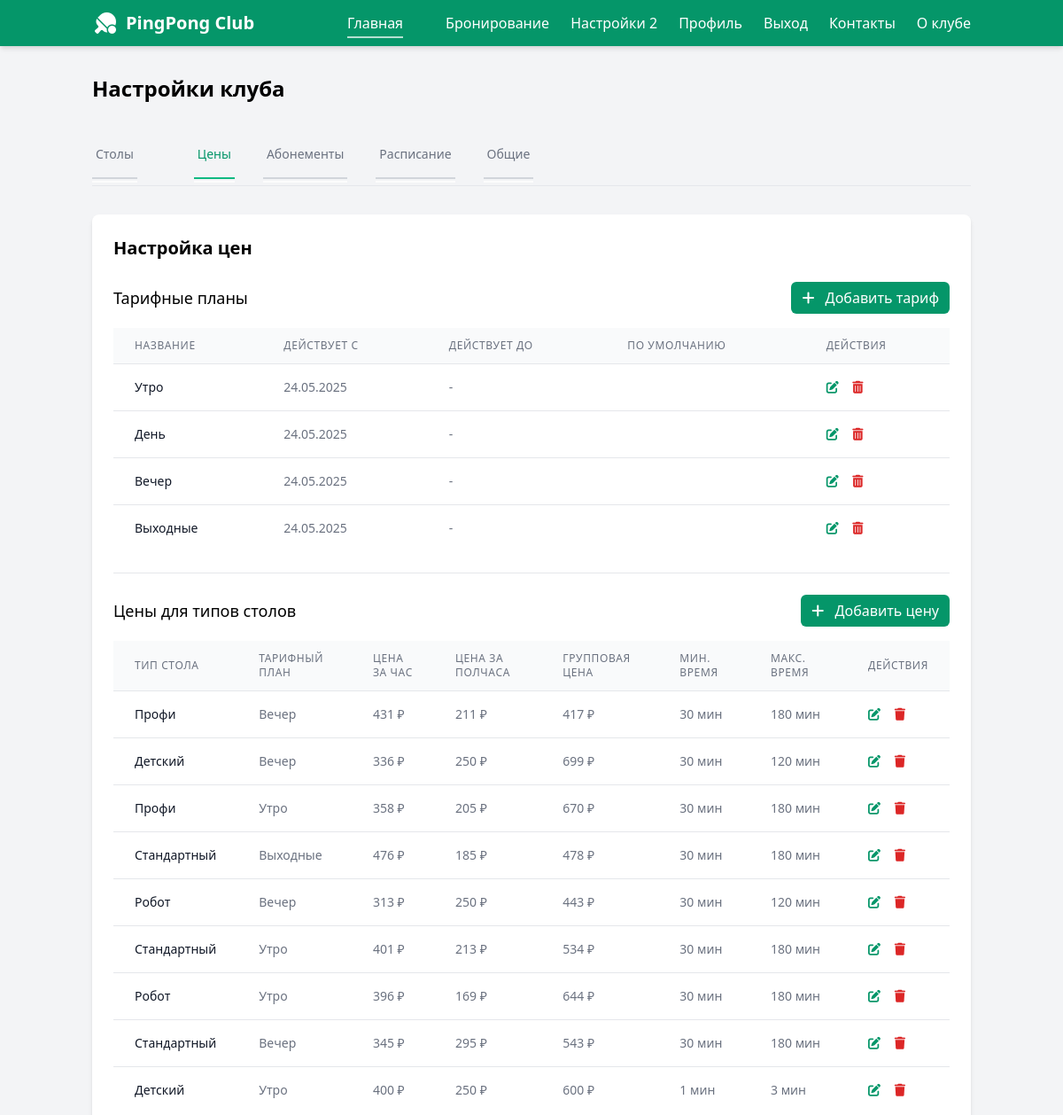
Before: /settings/pricing/ (signed in, upper part) with the older database file.
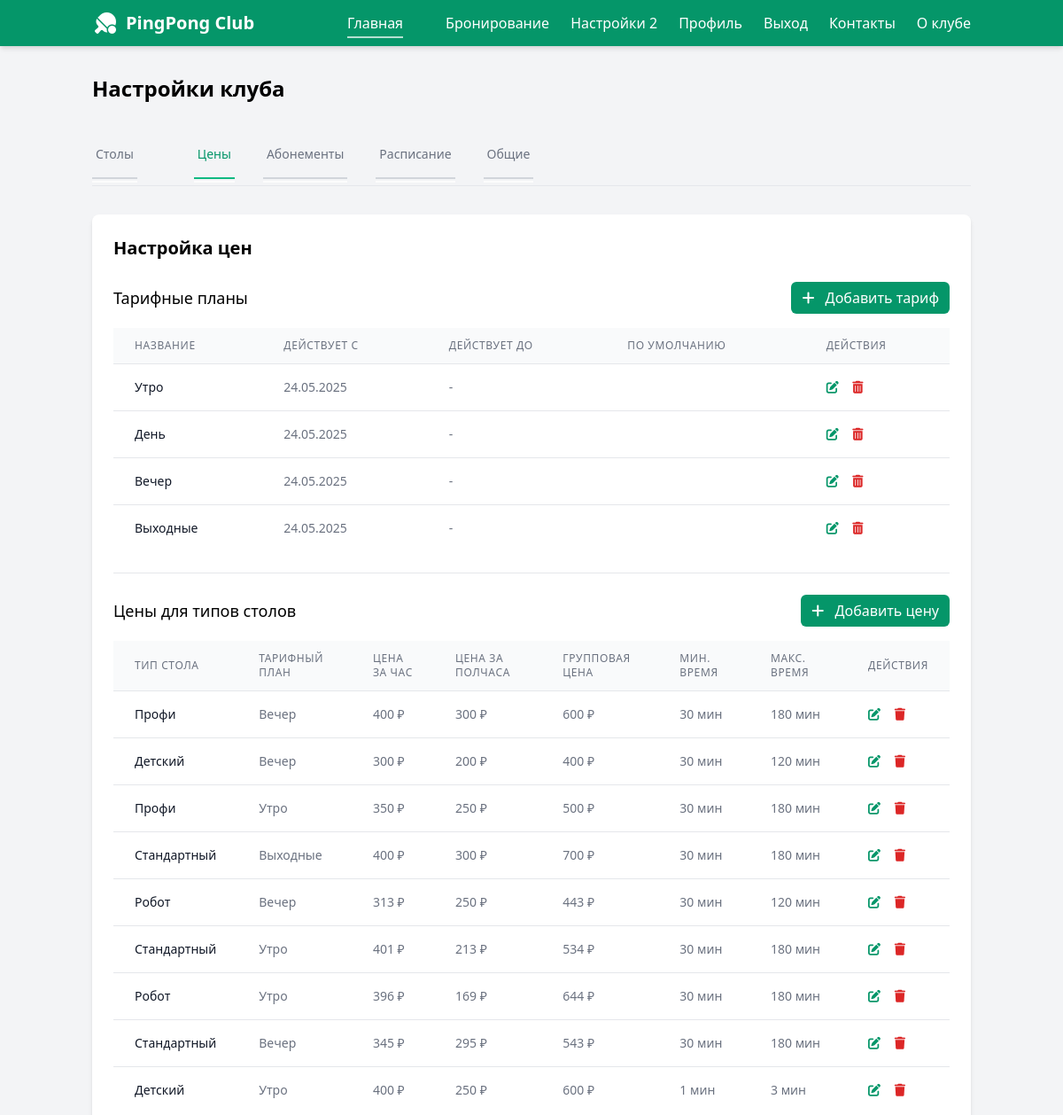
After: the same page with the newer database file.
### bookings/models.py (models this page shows, shortened)
class TableTypePricing(models.Model):
    table_type = models.ForeignKey(TableType, on_delete=models.CASCADE, verbose_name="Тип стола")
    pricing_plan = models.ForeignKey(PricingPlan, on_delete=models.CASCADE, verbose_name="Тарифный план")
    hour_rate = models.PositiveIntegerField(verbose_name="Цена за час (стандарт)",default=400)
    half_hour_rate = models.PositiveIntegerField(verbose_name="Цена за полчаса (стандарт)",default=250)
    hour_rate_group = models.PositiveIntegerField(verbose_name="Цена за час (группа)")
    min_duration = models.PositiveIntegerField(default=30, verbose_name="Минимальная длительность (минуты)")
    max_duration = models.PositiveIntegerField(default=180, verbose_name="Максимальная длительность (минуты)")
    class Meta:
        verbose_name = "Цена типа стола"
        verbose_name_plural = "Цены типов столов"
        unique_together = ('table_type', 'pricing_plan')

class TableType(models.Model):
    name = models.CharField(max_length=50, verbose_name="Название типа")
    description = models.TextField(blank=True, verbose_name="Описание")
    default_capacity = models.PositiveIntegerField(default=2, verbose_name="Вместимость по умолчанию")
    class Meta:
        verbose_name = "Тип стола"
        verbose_name_plural = "Типы столов"
    def __str__(self):
        return self.name

class PricingPlan(models.Model):
    name = models.CharField(max_length=100, verbose_name="Название тарифа")
    description = models.TextField(blank=True, verbose_name="Описание тарифа")
    is_default = models.BooleanField(default=False, verbose_name="Тариф по умолчанию")
    valid_from = models.DateField(verbose_name="Действует с")
    valid_to = models.DateField(blank=True, null=True, verbose_name="Действует до")
    time_from = models.TimeField(null=True, blank=True, verbose_name="Начало действия")
    time_to = models.TimeField(null=True, blank=True, verbose_name="Окончание действия")
    weekdays = models.CharField(max_length=13, default="1234567", verbose_name="Дни недели")  # '1' = Пн ... '7' = Вс
    class Meta:
        verbose_name = "Тарифный план"
        verbose_name_plural = "Тарифные планы"
    def __str__(self):
        return self.name

### admin_settings/views.py (the view, shortened to what this page needs)
# urls.py: path('<str:active_tab>/', ClubSettingsView.as_view(), name='club_settings'),
class ClubSettingsView(LoginRequiredMixin, View):
    template_name = 'admin/admin-settings.html'
    def get(self, request, *args, **kwargs):
        active_tab = kwargs.get('active_tab', 'tables')
        context = self.get_context_data(active_tab)
        return render(request, self.template_name, context)
    def get_context_data(self, active_tab):
        context = {
            'active_tab': active_tab,
            'club_settings': ClubSettings.objects.first() or ClubSettings.objects.create(),
            'notifications': NotificationSettings.objects.first(),
            'settings_form': ClubSettingsForm
        }
        if active_tab == 'tables':
            context.update({
                'tables': Table.objects.all(),
                'table_form': TableForm(),
                'table_type_form': TableTypeForm(),  # Добавьте эту строку
                'table_types': TableType.objects.all(),
            })
        elif active_tab == 'memberships':
            context.update({
                'membership_types': MembershipType.objects.all(),
                'membership_form': MembershipTypeForm(),
            })
        elif active_tab == 'pricing':
            table_types = TableType.objects.all()
            pricing_plans = PricingPlan.objects.all()
            equipment_pricings= Equipment.objects.all()
            context.update({
                'table_types': table_types,
                'table_types_json': serializers.serialize('json', table_types),
                    'pricing_plans': pricing_plans,
                'pricing_plans_json': serializers.serialize('json', pricing_plans),
                'equipment_pricings': equipment_pricings,
                'pricing_plan_form': PricingPlanForm(),
                'table_type_pricing': TableTypePricing.objects.all(),
                'table_type_pricing_form': TableTypePricingForm(),
                'special_offers': SpecialOffer.objects.all(),
                'special_offer_form': SpecialOfferForm(),
                'tables': Table.objects.all(),
                'days_of_week': [
                    {'value': '1', 'label': 'Пн'},
                    {'value': '2', 'label': 'Вт'},
                    {'value': '3', 'label': 'Ср'},
                    {'value': '4', 'label': 'Чт'},
                    {'value': '5', 'label': 'Пт'},
                    {'value': '6', 'label': 'Сб'},
                    {'value': '7', 'label': 'Вс'}
                ],
                'default_weekdays': ['1', '2', '3', '4', '5', '6', '7']
            })
        return context

### templates/admin/admin-settings.html (shortened to what this page needs)
    {% extends 'base.html' %}
    {% load static %}
    {% block content %}
        <main class="container mx-auto px-4 py-8">
            <h1 class="text-2xl font-bold mb-8">Настройки клуба</h1>
            <div class="mb-8 overflow-x-auto">
                <div class="border-b border-gray-200 w-max min-w-full">
                    <nav class="-mb-px flex space-x-8 overflow-x-auto pb-2">
                        <a href="{% url 'admin_settings:club_settings' 'tables' %}"
                           class="{% if active_tab == 'tables' %}border-green-500 text-green-600{% else %}border-transparent text-gray-500 hover:text-gray-700 hover:border-2 border-gray-300{% endif %} whitespace-nowrap py-4 px-1 border-b-2 font-medium text-sm">
                            Столы
                        </a>
                        <a href="{% url 'admin_settings:club_settings' 'pricing' %}"
                           class="{% if active_tab == 'pricing' %}border-green-500 text-green-600{% else %}border-transparent text-gray-500 hover:text-gray-700 hover:border-2 border-gray-300{% endif %} whitespace-nowrap py-4 px-1 border-b-2 font-medium text-sm">
                            Цены
                        </a>
                        <a href="{% url 'admin_settings:club_settings' 'memberships' %}"
                           class="{% if active_tab == 'memberships' %}border-green-500 text-green-600{% else %}border-transparent text-gray-500 hover:text-gray-700 hover:border-2 border-gray-300{% endif %} whitespace-nowrap py-4 px-1 border-b-2 font-medium text-sm">
                            Абонементы
                        </a>
                        <a href="{% url 'admin_settings:club_settings' 'schedule' %}"
                           class="{% if active_tab == 'schedule' %}border-green-500 text-green-600{% else %}border-transparent text-gray-500 hover:text-gray-700 hover:border-2 border-gray-300{% endif %} whitespace-nowrap py-4 px-1 border-b-2 font-medium text-sm">
                            Расписание
                        </a>
                        <a href="{% url 'admin_settings:club_settings' 'general' %}"
                           class="{% if active_tab == 'general' %}border-green-500 text-green-600{% else %}border-transparent text-gray-500 hover:text-gray-700 hover:border-2 border-gray-300{% endif %} whitespace-nowrap py-4 px-1 border-b-2 font-medium text-sm">
                            Общие
                        </a>
                    </nav>
                </div>
            </div>
            {% if active_tab == 'tables' %}
                {% include 'admin/settings_templates/tables_settings.html' %}
            {% elif active_tab == 'pricing' %}
                {% include 'admin/settings_templates/pricing_settings.html' %}
            {% elif active_tab == 'memberships' %}
                {% include 'admin/settings_templates/memberships_settings.html' %}
            {% elif active_tab == 'schedule' %}
                {% include 'admin/settings_templates/schedule_settings.html' %}
            {% elif active_tab == 'general' %}
                {% include 'admin/settings_templates/general_settings.html' %}
            {% endif %}
        </main>
    {% endblock %}
    {% block extrascripts %}
        {{ block.super }}
    {% endblock %}

### templates/admin/settings_templates/pricing_settings.html (shortened to what the changed rows need)
<div id="tab-pricing" class="tab-content">
    <div class="bg-white rounded-lg shadow-md p-4 md:p-6 mb-6">
        <h2 class="text-lg md:text-xl font-semibold mb-4 md:mb-6">Настройка цен</h2>
        <div class="space-y-6">
            <div>
                <div class="overflow-x-auto">
                    <table class="min-w-full divide-y divide-gray-200">
                        <thead class="bg-gray-50">
                        <tr>
                            <th class="px-3 py-2 md:px-6 md:py-3 text-left text-xs font-medium text-gray-500 uppercase tracking-wider">
                                Название
                            </th>
                            <th class="px-3 py-2 md:px-6 md:py-3 text-left text-xs font-medium text-gray-500 uppercase tracking-wider hidden sm:table-cell">
                                Действует с
                            </th>
                            <th class="px-3 py-2 md:px-6 md:py-3 text-left text-xs font-medium text-gray-500 uppercase tracking-wider hidden sm:table-cell">
                                Действует до
                            </th>
                            <th class="px-3 py-2 md:px-6 md:py-3 text-left text-xs font-medium text-gray-500 uppercase tracking-wider">
                                По умолчанию
                            </th>
                            <th class="px-3 py-2 md:px-6 md:py-3 text-left text-xs font-medium text-gray-500 uppercase tracking-wider">
                                Действия
                            </th>
                        </tr>
                        </thead>
                    </table>
                </div>
            </div>
            <div class="border-t pt-4 md:pt-6  modal-content">
                <div class="overflow-x-auto">
                    <table class="min-w-full divide-y divide-gray-200">
                        <thead class="bg-gray-50">
                        <tr>
                            <th class="px-3 py-2 md:px-6 md:py-3 text-left text-xs font-medium text-gray-500 uppercase tracking-wider">
                                Тип стола
                            </th>
                            <th class="px-3 py-2 md:px-6 md:py-3 text-left text-xs font-medium text-gray-500 uppercase tracking-wider hidden sm:table-cell">
                                Тарифный план
                            </th>
                            <th class="px-3 py-2 md:px-6 md:py-3 text-left text-xs font-medium text-gray-500 uppercase tracking-wider">
                                Цена за час
                            </th>
                            <th class="px-3 py-2 md:px-6 md:py-3 text-left text-xs font-medium text-gray-500 uppercase tracking-wider">
                                Цена за полчаса
                            </th>
                            <th class="px-3 py-2 md:px-6 md:py-3 text-left text-xs font-medium text-gray-500 uppercase tracking-wider hidden sm:table-cell">
                                Групповая цена
                            </th>
                            <th class="px-3 py-2 md:px-6 md:py-3 text-left text-xs font-medium text-gray-500 uppercase tracking-wider">
                                Мин. время
                            </th>
                            <th class="px-3 py-2 md:px-6 md:py-3 text-left text-xs font-medium text-gray-500 uppercase tracking-wider hidden sm:table-cell">
                                Макс. время
                            </th>
                            <th class="px-3 py-2 md:px-6 md:py-3 text-left text-xs font-medium text-gray-500 uppercase tracking-wider">
                                Действия
                            </th>
                        </tr>
                        </thead>
                        <tbody class="bg-white divide-y divide-gray-200">
                        {% for pricing in table_type_pricing %}
                            <tr>
                                <td class="px-3 py-3 md:px-6 md:py-4 whitespace-nowrap text-sm font-medium text-gray-900">{{ pricing.table_type }}</td>
                                <td class="px-3 py-3 md:px-6 md:py-4 whitespace-nowrap text-sm text-gray-500 hidden sm:table-cell">{{ pricing.pricing_plan }}</td>
                                <td class="px-3 py-3 md:px-6 md:py-4 whitespace-nowrap text-sm text-gray-500">{{ pricing.hour_rate }}
                                    ₽
                                </td>
                                <td class="px-3 py-3 md:px-6 md:py-4 whitespace-nowrap text-sm text-gray-500">{{ pricing.half_hour_rate }}
                                    ₽
                                </td>
                                <td class="px-3 py-3 md:px-6 md:py-4 whitespace-nowrap text-sm text-gray-500 hidden sm:table-cell">{{ pricing.hour_rate_group }}
                                    ₽
                                </td>
                                <td class="px-3 py-3 md:px-6 md:py-4 whitespace-nowrap text-sm text-gray-500 hidden sm:table-cell">{{ pricing.min_duration }}
                                    мин
                                </td>
                                <td class="px-3 py-3 md:px-6 md:py-4 whitespace-nowrap text-sm text-gray-500 hidden sm:table-cell">{{ pricing.max_duration }}
                                    мин
                                </td>
                                <td class="px-3 py-3 md:px-6 md:py-4 whitespace-nowrap text-sm font-medium">
                                    <button data-edit-pricing="{{ pricing.id }}"
                                            class="text-green-600 hover:text-green-900 mr-2 md:mr-3">  <i class="fas fa-edit"></i>
                                    </button>
                                    <button data-delete-pricing="{{ pricing.id }}"
                                            class="text-red-600 hover:text-red-900">
                                        <i class="fas fa-trash"></i>
                                    </button>
                                </td>
                            </tr>
                        {% endfor %}
                        </tbody>
                    </table>
                </div>
            </div>
        </div>
    </div>
</div>

Changed rows visible on the page:
changed TableTypePricing (number 1 of 9 on the later page): hour_rate "431" → "400"; half_hour_rate "211" → "300"; hour_rate_group "417" → "600"
changed TableTypePricing (number 2 of 9 on the later page): hour_rate "336" → "300"; half_hour_rate "250" → "200"; hour_rate_group "699" → "400"
changed TableTypePricing (number 3 of 9 on the later page): hour_rate "358" → "350"; half_hour_rate "205" → "250"; hour_rate_group "670" → "500"
changed TableTypePricing "Выходные": hour_rate "476" → "400"; half_hour_rate "185" → "300"; hour_rate_group "478" → "700"
